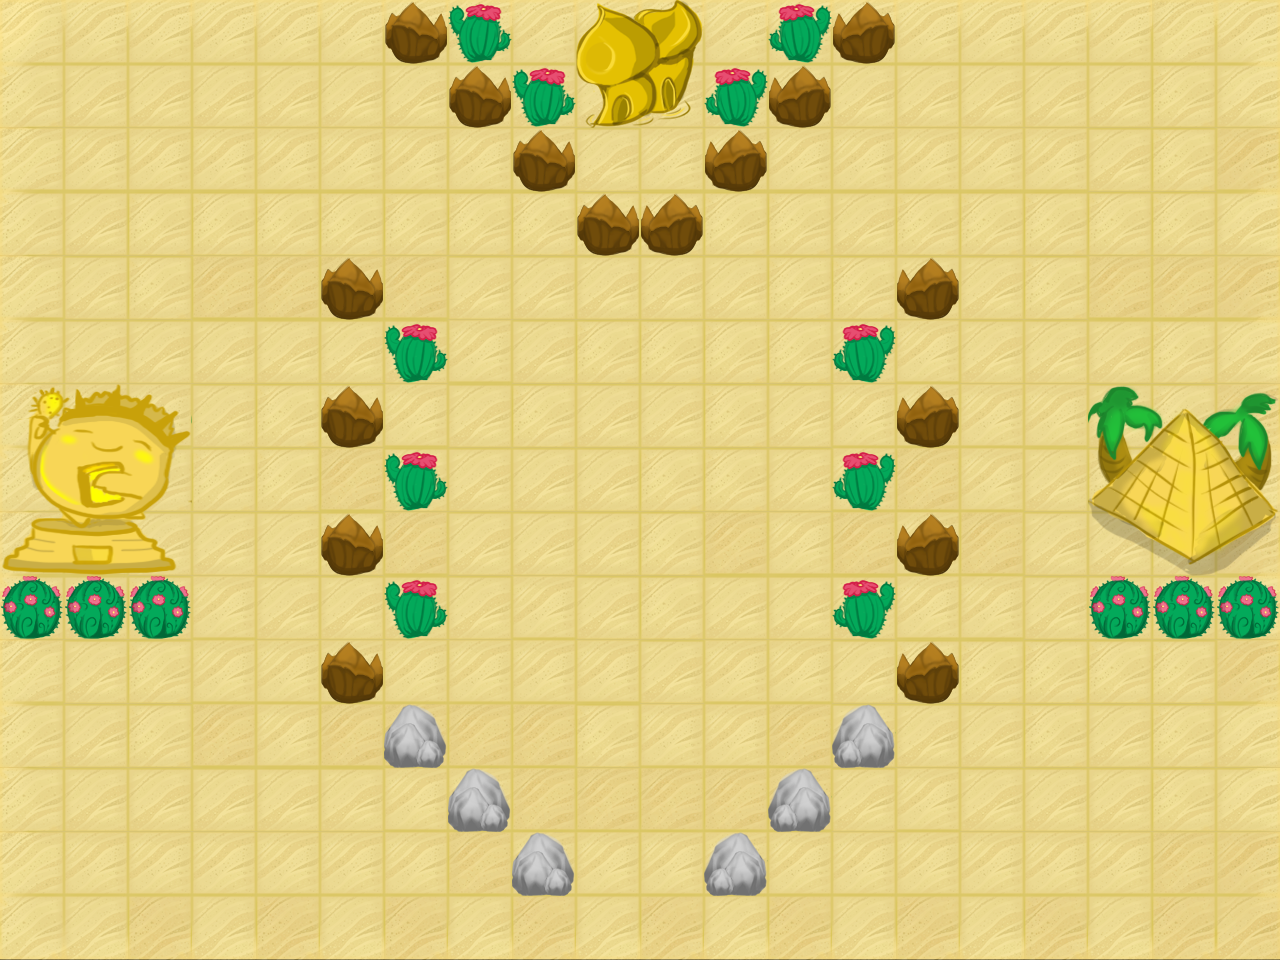

This is a level from a 2D game, rendered from its Tiled map with the project's own tilesets. A one-line summary and the map file follow, with tile-layer data summarised:
An orthogonal 20x15 tile map with 64x64 px tiles, 2 tile layers (Background, objects) and 40 objects (37x Rock, Water, Spawn1, Spawn2).

<map version="1.0" orientation="orthogonal" renderorder="right-down" width="20" height="15" tilewidth="64" tileheight="64" nextobjectid="56">
 <tileset firstgid="1" name="desert_object" tilewidth="64" tileheight="64">
  <image source="desert_object.png" width="1280" height="640" />
 </tileset>
 <layer name="Background" width="20" height="15">
  <data>[300 cells, 300 non-empty, 16 distinct tile ids]</data>
 </layer>
 <layer name="objects" width="20" height="15">
  <data>[300 cells, 60 non-empty, 29 distinct tile ids]</data>
 </layer>
 <objectgroup name="Rocks">
  <object id="3" name="Rock" x="832" y="0" width="64" height="64" />
  <object id="4" name="Rock" x="768" y="64" width="64" height="64" />
  <object id="5" name="Rock" x="704" y="128" width="64" height="64" />
  <object id="6" name="Rock" x="640" y="192" width="64" height="64" />
  <object id="7" name="Rock" x="576" y="192" width="64" height="64" />
  <object id="8" name="Rock" x="512" y="128" width="64" height="64" />
  <object id="9" name="Rock" x="448" y="64" width="64" height="64" />
  <object id="10" name="Rock" x="384" y="0" width="64" height="64" />
  <object id="11" name="Rock" x="320" y="256" width="64" height="64" />
  <object id="12" name="Rock" x="384" y="320" width="64" height="64" />
  <object id="13" name="Rock" x="320" y="384" width="64" height="64" />
  <object id="14" name="Rock" x="384" y="448" width="64" height="64" />
  <object id="15" name="Rock" x="320" y="512" width="64" height="64" />
  <object id="16" name="Rock" x="384" y="576" width="64" height="64" />
  <object id="17" name="Rock" x="320" y="640" width="64" height="64" />
  <object id="18" name="Rock" x="384" y="704" width="64" height="64" />
  <object id="19" name="Rock" x="448" y="768" width="64" height="64" />
  <object id="20" name="Rock" x="512" y="832" width="64" height="64" />
  <object id="22" name="Rock" x="704" y="832" width="64" height="64" />
  <object id="24" name="Rock" x="768" y="768" width="64" height="64" />
  <object id="25" name="Rock" x="832" y="704" width="64" height="64" />
  <object id="26" name="Rock" x="896" y="640" width="64" height="64" />
  <object id="27" name="Rock" x="832" y="576" width="64" height="64" />
  <object id="28" name="Rock" x="896" y="512" width="64" height="64" />
  <object id="29" name="Rock" x="832" y="448" width="64" height="64" />
  <object id="30" name="Rock" x="896" y="384" width="64" height="64" />
  <object id="31" name="Rock" x="832" y="320" width="64" height="64" />
  <object id="32" name="Rock" x="896" y="256" width="64" height="64" />
  <object id="44" name="Rock" x="1088" y="384" width="192" height="192" />
  <object id="45" name="Rock" x="0" y="384" width="192" height="192" />
  <object id="46" name="Rock" x="1088" y="576" width="64" height="64" />
  <object id="47" name="Rock" x="1152" y="576" width="64" height="64" />
  <object id="48" name="Rock" x="1216" y="576" width="64" height="64" />
  <object id="52" name="Rock" x="0" y="576" width="64" height="64" />
  <object id="53" name="Rock" x="64" y="576" width="64" height="64" />
  <object id="54" name="Rock" x="128" y="576" width="64" height="64" />
  <object id="55" name="Rock" x="640" y="576" width="64" height="64" />
 </objectgroup>
 <objectgroup name="Water">
  <object id="33" name="Water" x="576" y="640" width="128" height="64" />
 </objectgroup>
 <objectgroup name="Spawns">
  <object id="42" name="Spawn1" x="192" y="64" width="64" height="64">
   <properties>
    <property name="direction" value="180" />
   </properties>
   <ellipse />
  </object>
  <object id="43" name="Spawn2" x="1024" y="64" width="64" height="64">
   <properties>
    <property name="direction" value="180" />
   </properties>
   <ellipse />
  </object>
 </objectgroup>
</map>